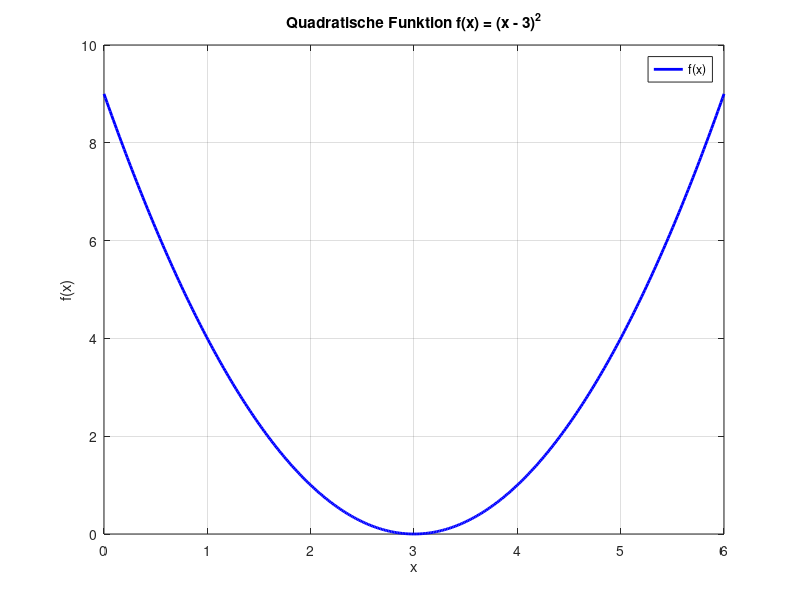

MATLAB code for this plot:
% Definieren der Funktion
f = @(x) (x - 3).^2;

% Bereich der x-Werte
x = linspace(0, 6, 400);
y = f(x);

% Plotten der Funktion
figure;
plot(x, y, 'b-', 'LineWidth', 2);
hold on;
grid on;
xlabel('x');
ylabel('f(x)');
title('Quadratische Funktion f(x) = (x - 3)^2');
legend('f(x)', 'Location', 'northeast');
hold off;
pause;
